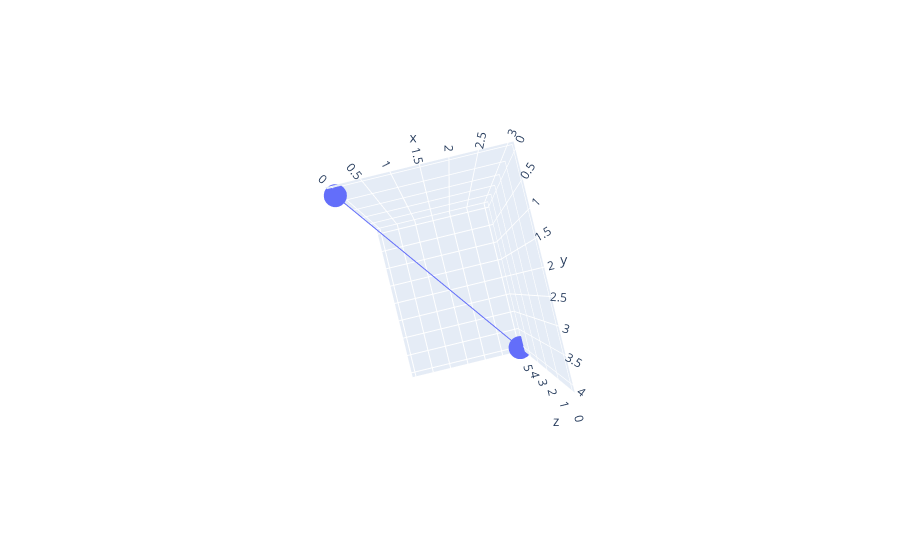

Source (notebook cell):
### Code cell
import plotly.graph_objects as go

# Define the vector
vector = [3, 4, 5]

# Create the 3D plot
fig = go.Figure(data=[go.Scatter3d(
    x=[0, vector[0]],
    y=[0, vector[1]],
    z=[0, vector[2]],
)])


# Show the plot
fig.show()

### Figure 1 — Plotly figure (JSON) as saved in the notebook; plotly's stock layout.template omitted (floating-point values rounded to 4 significant figures)
{"data": [{"type": "scatter3d", "x": [0, 3], "y": [0, 4], "z": [0, 5]}], "layout": {"autosize": true, "scene": {"aspectmode": "auto", "aspectratio": {"x": 0.7663, "y": 1.022, "z": 1.277}, "camera": {"center": {"x": 0, "y": 0, "z": 0}, "eye": {"x": 3.557e-17, "y": -1.459e-16, "z": -2.452}, "projection": {"type": "perspective"}, "up": {"x": 0, "y": 0, "z": 1}}}}}
